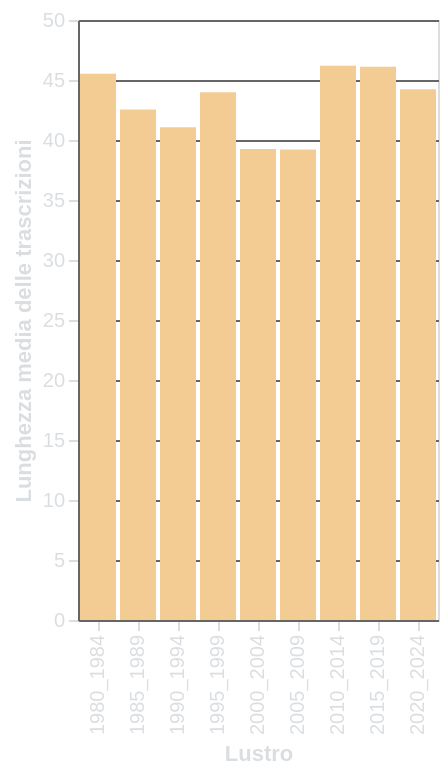

Source (Vega-Lite JSON):
### Vega-Lite specification from a JSON file in a GitHub repository (floating-point values rounded to 4 significant figures)
{"$schema": "https://vega.github.io/schema/vega-lite/v5.17.0.json", "config": {"axis": {"domainColor": "#666666", "gridColor": "#666666", "labelColor": "#DBDEE1", "tickColor": "#DBDEE1", "titleColor": "#DBDEE1"}, "background": "transparent", "legend": {"labelColor": "#DBDEE1", "titleColor": "#DBDEE1"}, "title": {"color": "#DBDEE1", "fontSize": 16}}, "data": {"name": "data-f96c776b35b65432d5ba5454725b1ffd"}, "datasets": {"data-f96c776b35b65432d5ba5454725b1ffd": [{"Average Length": 45.52, "Period": "1980_1984"}, {"Average Length": 42.55, "Period": "1985_1989"}, {"Average Length": 41.06, "Period": "1990_1994"}, {"Average Length": 43.99, "Period": "1995_1999"}, {"Average Length": 39.25, "Period": "2000_2004"}, {"Average Length": 39.22, "Period": "2005_2009"}, {"Average Length": 46.18, "Period": "2010_2014"}, {"Average Length": 46.11, "Period": "2015_2019"}, {"Average Length": 44.24, "Period": "2020_2024"}]}, "encoding": {"color": {"value": "#F3CC94"}, "x": {"field": "Period", "title": "Lustro", "type": "nominal"}, "y": {"field": "Average Length", "title": "Lunghezza media delle trascrizioni", "type": "quantitative"}}, "height": 300, "mark": {"type": "bar"}, "width": "container"}
